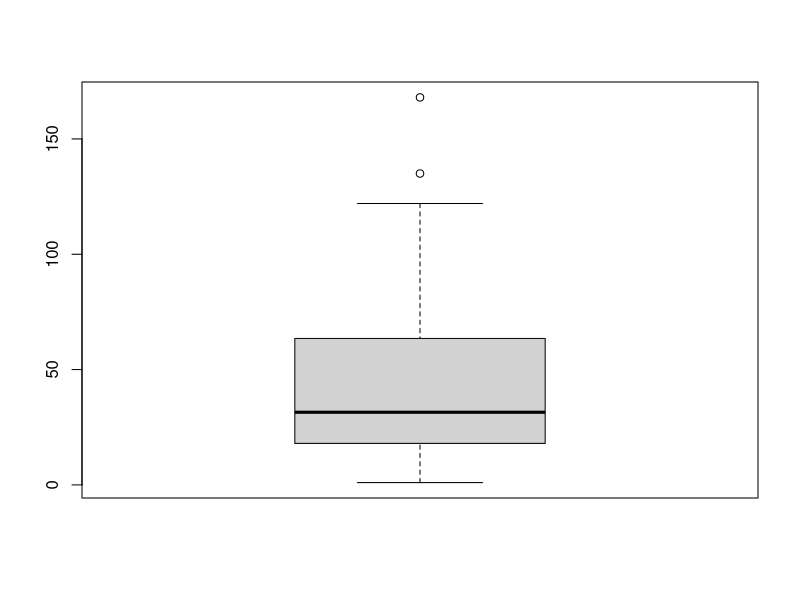

Write R code to recreate this figure.
# 1. mtcars 데이터를 이용하여 다음 내용을 작성하세요.


# 1.1. dplyr 패키지의 함수를 사용하여 무게(wt)가 무거운 순으로
#     상위 5종의 자동차를 1위부터 5위 순서대로 출력하세요.

data("mtcars")
# class(mtcars)

# library 불러오기
library(dplyr)

# ?arrange -> 무거운 순 정렬
# ?head -> 상위 5개 데이터 추출
mtcars %>%
  arrange(-wt) %>%
  head(n = 5)

# 1.2. dplyr 패키지의 함수를 사용하여 엔진 실린더(cyl)가 8인 자동차들 중에 연비(mpg)가 낮은 하위
#     5종의 자동차를 하위 5위부터 1위 순서대로 출력하세요.

# ?dplyr::filter -> 특정 값 가진 데이터 추출
mtcars %>%
  filter(cyl == 8) %>%
  arrange(-mpg) %>%
  tail(n = 5)


detach("package:dplyr", unload = TRUE)


# 2. mtcars 데이터를 이용하여 다음과 같은 파생 변수를 생성해보세요.

# 2.1. dplyr 패키지의 함수를 사용하여 year 칼럼을 추가하고
#     모든 데이터 값은 1974가 되도록 출력하세요.
#     (같은 값으로 할당할 때는 해당하는 값을 등호로 변수 또는 칼럼명과 연결하면 됩니다.)

library(dplyr)
data("mtcars")
mtcars_copy <- mtcars

# ?dplyr::mutate
# 사용하면 실제 변경이 아닌 예상값만 출력해주므로, 재할당을 해줘야한다.
mtcars_copy <- mtcars_copy %>%
  mutate(year = 1974)

mtcars_copy

# 2.2. 내장함수를 사용하여 am의 값이 0이면 automatic, 1이면 manual인 trans1 변수를 추가하세요.

# ?ifelse
# ifelse(test, yes, no)
mtcars_copy$trans1 <- ifelse(mtcars_copy$am == 0, "automatic", "manual")


# 2.3. dplyr 패키지의 함수를 사용하여 am의 값이 0이면 automatic,
#     1이면 manual인 trans2 변수를 추가하세요.

# mutate 사용, 역시 할당시켜줘야 추가된다.
mtcars_copy <- mtcars_copy %>%
  mutate(trans2 = ifelse(am == 0, "automatic", "manual"))

detach("package:dplyr", unload = TRUE)


# 3. mtcars 데이터를 이용하여 다음 문제를 해결해보세요.

# 3.1. dplyr 패키지의 함수를 사용하여 trans2의 값(“automatic”, “manual”)에 따른
#     평균 연비(mpg), 평균 배기량(disp)를 출력하세요.

library(dplyr)
# ?summarise -> 통계치 산출 함수

# ?group_by
# group_by는 기존 tbl을 가져와서 그룹화된 tbl로 변환.
# mtcars_copy %>%
#  group_by(trans2) -> group_by로만은 어떤 변화가 있는지 알 수 없다.

# group단위로 수행된 연산에서 영향을 준다.
mtcars_copy %>%
  group_by(trans2) %>%
  summarise(mean_mpg = mean(mpg), mean_disp = mean(disp))


# 3.2. dplyr 패키지의 함수를 사용하여 엔진 실린더별로 몇 대의 자동차가 있는지 출력해보세요.

# ?n()
# cyl로 집단화를 시켜주고, n()함수 사용.
# n()는 집단화된 group의 크기를 반환한다.

mtcars_copy %>%
  group_by(cyl) %>%
  summarise(cnt_car = n())

detach("package:dplyr", unload = TRUE)


# 4.1. 실습에서 사용된 데이터 프레임 df_a에 대하여 dplyr 패키지의
#      left_join( ), inner_join( ), full_join( )함수를 사용하여
#      df_ex1과 결합하여 각각 df_left, df_inner, df_full에 저장해보고,
#      어떤 차이가 있는지서술하세요.

library(dplyr)

df_a <- data.frame(
  name = c("aaa", "bbb", "ccc", "ddd"),
  birthyear = c(1984, 1989, 1985, 1991)
)

df_ex1 <- data.frame(
  name = c("bbb", "ccc", "eee", "ddd"),
  gen = c("F", "M", "F", "M")
)

# 동일 키값 name만 있으므로, name을 기준으로 join수행.

# left_join(x, y, by = "key")
# left_join은 x의 모든 행과 key값이 일치하는 y행을 결합한다.
# df_a에는 key값이 있으나, df_ex1에는 해당 key값이 없다면, NULL로 표현한다.
df_left <- left_join(df_a, df_ex1, by = "name")
df_left

# 따라서 아래와 같은 명령은 df_ex1의 모든 행을 포함하므로, 위와 다른 결과를 나타낸다.
# df_left <- left_join(df_ex1, df_a, by = "name")
# df_left

# inner_join(x, y, by = "key")
# key가 일치하는 x와 y의 행만을 결합한다.
df_inner <- inner_join(df_a, df_ex1, by = "name")
df_inner

# full_join(x, y, by = "key")
# x와 y의 모든 행을 결합한다.
# 따라서 "aaa"의 gen, "eee"의 birthyear는 NULL로 나타낸다.
df_full <- full_join(df_a, df_ex1, by = "name")
df_full


# 4.2. dplyr 패키지의 bind_rows( ) 함수를 사용하여
#      df_ex1에 df_ex2의 3개 데이터를 추가해보세요.
df_ex1
df_ex2 <- data.frame(
  name = c("fff", "ggg", "hhh"),
  gen = c("M", "M", "F")
)

# 칼럼명이 같은 데이터를 위아래로 결합한다.
df_ex1 <- bind_rows(df_ex1, df_ex2)
df_ex1
library(dplyr)
?bind_rows
# 4.3. dplyr 패키지의 데이터 결합 함수를 사용하여 아래 데이터프레임으로
#      파생변수 vs_name을 mtcars에 추가하세요

data("mtcars")
# 데이터 조작하므로 복사본 생성
df_mtcars_copy <- mtcars

# dataframe 생성
df_vs_name <- data.frame(
  vs = c(0, 1),
  vs_name = c("V-shaped", "straight")
)

# vs에 결측치 없으므로, vs를 키값으로 inner join수행
df_mtcars_copy <- inner_join(df_mtcars_copy, df_vs_name, by = "vs")

detach("package:dplyr", unload = TRUE)

# 5. airquality 데이터를 이용하여 다음을 해결하세요.

data("airquality")
# class(airquality)
# View(airquality)

# 5.1. 태양복사 에너지(Solar.R)의 관측값에 몇 개의 결측치가 있는지 확인하세요.

# table 함수는 빈도표를 생성, is.na로 결측치 확인
table(is.na(airquality$Solar.R))

# 5.2. dplyr 패키지의 함수를 사용하여 Solar.R의 결측치를 모두 제외하고 평균을 구하세요.

library(dplyr)

# , na.rm = T로 결측치 데이터를 제외
airquality %>%
  summarise(mean_Solar = mean(Solar.R, na.rm = T))

# 5.3. Solar.R의 결측치를 평균으로 대체하세요.
#     (단, 평균은 소수점 첫째자리에서 반올림한 정수값을 직접 입력하여 사용하세요.)

# 데이터 조작하므로 복사본생성
df_air_copy <- airquality

# solar.R의 결측치 제외한 평균값을 데이터프레임화
df_mean_solar <- df_air_copy %>%
  summarise(mean_Solar = mean(Solar.R, na.rm = T))

# ifelse문으로 결측치인 값에 소수점 1째자리에서 반올림한 정수값 할당
df_air_copy$Solar.R <- ifelse(is.na(df_air_copy$Solar.R),
  round(df_mean_solar[1, ], digit = 0),
  df_air_copy$Solar.R
)

df_air_copy

# 5.4. dplyr 패키지의 함수를 사용하여 결측치를 평균으로 대체한 Solar.R의 평균을 구하세요

df_air_copy %>%
  summarise(mean_Solar = mean(Solar.R))

detach("package:dplyr", unload = TRUE)

# 6. airquality 데이터를 이용하여 다음을 해결하세요.

# 6.1. 변수 Ozone에 몇 개의 결측치가 있는지 알아보세요.

data("airquality")
df_air_copy2 <- airquality
table(is.na(df_air_copy2$Ozone))

# 6.2. 변수 Ozone에 대한 박스플랏(상자그림)을 그려 이상치(극단치)가 있는지 확인하고,
#     어떤 값을 벗어난 값이 이상치(극단치)인지 확인하세요.

library(ggplot2)
#빈 동그라미 2개가 이상치이다.
list_box_ozone <- boxplot(df_air_copy$Ozone)

#아래 두 값의 범위에서 벗어난 값은 이상치이다.
ozone_min <- list_box_ozone$stats[1,]
ozone_max <- list_box_ozone$stats[5,]
class(ozone_max)
# 6.3. 변수 Ozone의 모든 이상치(극단치)를 결측치로 바꾸고, 몇 개의 결측치가 추가됐는지 살펴보세요.

# 위에서 구한 범위에서 벗어난 값을 NA로 바꾼다.
df_air_copy2$Ozone <- ifelse(df_air_copy2$Ozone < ozone_min |
                               df_air_copy2$Ozon > ozone_max,
                                  NA, df_air_copy2$Ozone)

# 결측치 2개가 추가된 것을 확인할 수 있다.
table(is.na(df_air_copy2$Ozone))


# 6.4 dplyr 패키지의 함수를 사용하여 변수 Ozone의 결측치를 제외한 값들의 평균을 구하세요.

library(dplyr)

df_air_copy2 %>%
  summarise(mean_Ozone = mean(df_air_copy2$Ozone, na.rm = T))

detach("package:dplyr", unload = TRUE)

